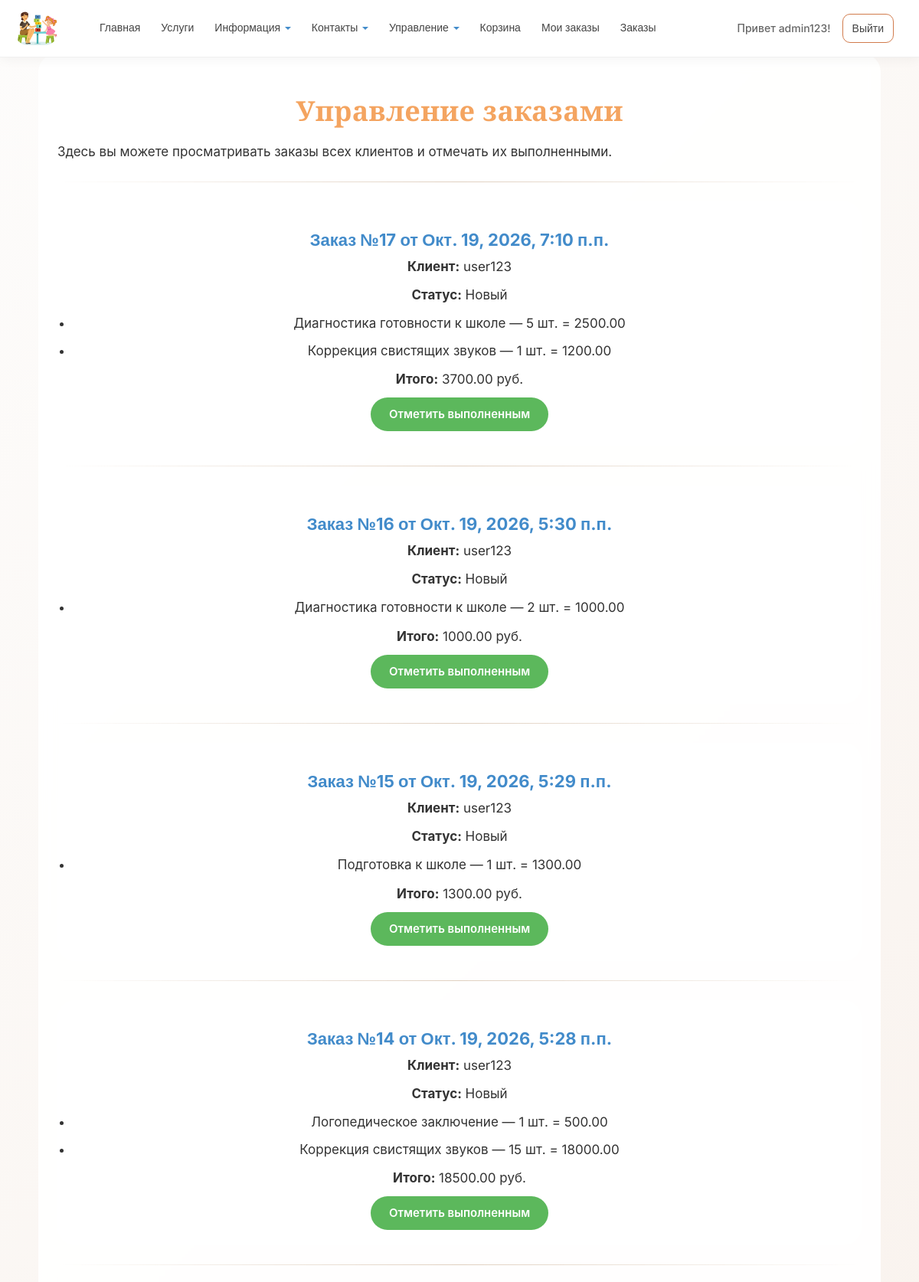
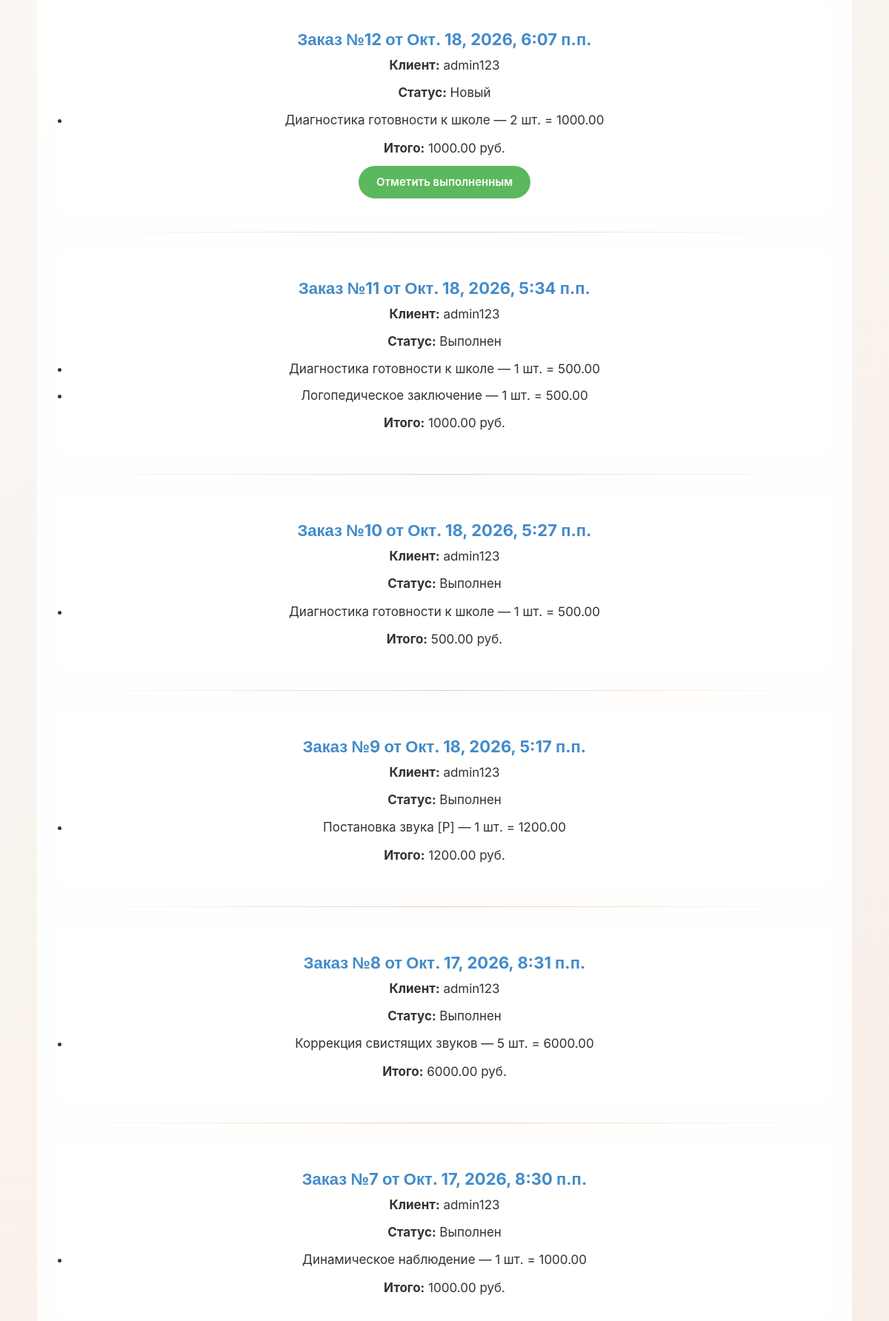
The app's page /manage/orders/ (signed in, upper part) with its own data (2 pictures, top to bottom).
### app/models.py (models this page shows, shortened)
class Order(models.Model):
    STATUS_CHOICES = (
        ('cart', 'Корзина'),
        ('new', 'Новый'),
        ('done', 'Выполнен'),
    )
    customer = models.ForeignKey(
        User, null=True, blank=True,
        on_delete=models.SET_NULL,
        verbose_name="Клиент"
    )
    date = models.DateTimeField(default=datetime.now, verbose_name="Дата создания")
    status = models.CharField(max_length=10, choices=STATUS_CHOICES,
                              default='cart', verbose_name="Статус")
    comment = models.TextField(blank=True, verbose_name="Комментарий к заказу")
    def total(self):
        return sum(item.subtotal() for item in self.orderitem_set.all())
    class Meta:
        verbose_name = "Заказ"
        verbose_name_plural = "Заказы"
        ordering = ["-date"]

class OrderItem(models.Model):
    order = models.ForeignKey(Order, on_delete=models.CASCADE, verbose_name="Заказ")
    service = models.ForeignKey(Service, on_delete=models.CASCADE, verbose_name="Услуга")
    quantity = models.PositiveIntegerField(default=1, verbose_name="Количество")
    def subtotal(self):
        price = self.service.price or 0
        return price * self.quantity
    class Meta:
        verbose_name = "Позиция заказа"
        verbose_name_plural = "Позиции заказа"

class Service(models.Model):
    category = models.ForeignKey(ServiceCategory, on_delete=models.CASCADE, verbose_name="Категория", related_name='services')
    name = models.CharField("Название услуги", max_length=100)
    short_description = models.TextField("Краткое описание")
    description = models.TextField("Полное описание")
    price = models.DecimalField(verbose_name="Цена", max_digits=10,decimal_places=2,blank=True, help_text="Можно оставить пустым, если услуга бесплатная",null=True)
    image = models.FileField(verbose_name = "Путь к картинке", blank=True)
    duration = models.CharField("Длительность", max_length=100, blank=True)
    age_group = models.CharField("Возрастная группа", max_length=100, blank = True)
    class Meta:
        verbose_name = "Услуга"
        verbose_name_plural = "Услуги"
        ordering = ['category','name']

### app/views.py (the view)
# urls.py: path('manage/orders/', views.orders_manage, name='orders_manage'),
@staff_member_required
def orders_manage(request):
    orders = Order.objects.exclude(status='cart').order_by('-date')
    return render(request, 'app/cart/orders_manage.html', {
        'orders': orders, 'year': datetime.now().year,
    })

### app/templates/app/cart/orders_manage.html
{% extends "app/layout.html" %}
{% block content %}
<h1 class="title">Управление заказами</h1>
<p class="description">Здесь вы можете просматривать заказы всех клиентов и отмечать их выполненными.</p>
{% for order in orders %}
<hr />
<div class="info-block">
    <h2 class="subtitle">Заказ №{{ order.id }} от {{ order.date }}</h2>
    <p class="description">
        <b>Клиент:</b>
        {% if order.customer %}{{ order.customer.username }}
        {% else %}<i>удалённый клиент</i>{% endif %}
    </p>
    <p class="description"><b>Статус:</b> {{ order.get_status_display }}</p>
    <ul class="description">
        {% for item in order.orderitem_set.all %}
        <li>{{ item.service.name }} — {{ item.quantity }} шт. = {{ item.subtotal }}</li>
        {% endfor %}
    </ul>
    <p class="description"><b>Итого:</b> {{ order.total }} руб.</p>
    {% if order.status == 'new' %}
    <a href="{% url 'order_done' order.id %}" class="btn-base btn-green">Отметить выполненным</a>
    {% endif %}
</div>
{% empty %}
<p class="description">Заказов нет.</p>
{% endfor %}
{% endblock %}

### app/templates/app/auth/loginpartial.html (shortened to what this page needs)
{% if user.is_authenticated %}
<form id="logoutForm" action="/logout/" method="post" class="navbar-right">
    <ul class="nav navbar-nav navbar-right">
        <li><span class="navbar-brand">Привет {{ user.username }}!</span></li>
        <li><a href="javascript:document.getElementById('logoutForm').submit()">Выйти</a></li>
    </ul>
</form>
{% else %}
<ul class="nav navbar-nav navbar-right">
    <li><a href="{% url 'login' %}">Войти</a></li>
</ul>
{% endif %}

### app/static/app/content/site.css (style rules this page uses)
* { margin: 0; padding: 0; box-sizing: border-box; font-family: 'Inter', -apple-system, BlinkMacSystemFont, 'Segoe UI', Roboto, sans-serif; }
body { font-weight: 400; background: linear-gradient(135deg, #fdfcfb 0%, #f5e9e0 100%); display: flex; flex-direction: column; min-height: 100vh; padding-top: 70px; color: #2d2d2d; line-height: 1.6; }
.title { font-family: 'Playfair Display', serif; font-weight: 700; text-align: center; margin: 25px 0 20px; color: sandybrown; font-size: 36px; letter-spacing: 0.3px; }
.subtitle { font-family: 'Inter', sans-serif; font-size: 22px; font-weight: 700; margin: 18px 0 10px; color: #428bca; transition: color 0.3s ease; }
p, .description, li { font-size: 17px; font-weight: 400; line-height: 1.6; color: #333; }
.description li { margin-bottom: 8px; }
.navbar-brand { display: flex; align-items: center; flex-shrink: 0; }
.nav.navbar-nav { display: flex; gap: 3px; list-style: none; flex-wrap: wrap; align-items: center; margin: 0; padding: 10px; }
.nav.navbar-nav li a { font-family: 'Inter', sans-serif; font-weight: 500; font-size: 14px; color: #444; padding: 8px 12px; border-radius: 10px; text-decoration: none; transition: all 0.2s ease; white-space: nowrap; }
.navbar-right { display: flex; align-items: center; gap: 10px; list-style: none; margin: 0; padding: 0; flex-shrink: 0; white-space: nowrap; }
.navbar-right li span.navbar-brand { font-weight: 500; font-size: 14px; color: #666; padding: 8px 12px; }
.navbar-right li a { font-family: 'Inter', sans-serif; font-weight: 500; font-size: 14px; color: #d17b4c; padding: 8px 14px; border-radius: 20px; text-decoration: none; border: 1px solid #d17b4c; transition: all 0.2s ease; white-space: nowrap; }
.btn-base { border: none; padding: 10px 24px; border-radius: 30px; font-weight: 600; font-size: 15px; cursor: pointer; transition: all 0.2s ease; text-decoration: none; display: inline-block; text-align: center; }
a { text-decoration: none; }
.btn-green { background: #5cb85c; color: white !important; }
hr { border: 0; height: 1px; background: linear-gradient(to right, transparent, #e0d0c0, transparent); margin: 25px 0; }
.info-block { text-align: center; margin: 20px 0; padding: 20px; background: rgba(255,255,255,0.5); border-radius: 24px; }

### records on screen
Order: id "17", date "Окт. 19, 2026, 7:10 п.п.", customer.username "user123", status "Новый", total "3700.00", shows "Отметить выполненным"
OrderItem: service.name "Диагностика готовности к школе", quantity "5", subtotal "2500.00"
OrderItem: service.name "Коррекция свистящих звуков", quantity "1", subtotal "1200.00"
Order: id "16", date "Окт. 19, 2026, 5:30 п.п.", customer.username "user123", status "Новый", total "1000.00", shows "Отметить выполненным"
OrderItem: service.name "Диагностика готовности к школе", quantity "2", subtotal "1000.00"
Order: id "15", date "Окт. 19, 2026, 5:29 п.п.", customer.username "user123", status "Новый", total "1300.00", shows "Отметить выполненным"
OrderItem: service.name "Подготовка к школе", quantity "1", subtotal "1300.00"
Order: id "14", date "Окт. 19, 2026, 5:28 п.п.", customer.username "user123", status "Новый", total "18500.00", shows "Отметить выполненным"
OrderItem: service.name "Логопедическое заключение", quantity "1", subtotal "500.00"
OrderItem: service.name "Коррекция свистящих звуков", quantity "15", subtotal "18000.00"
Order: id "12", date "Окт. 18, 2026, 6:07 п.п.", customer.username "admin123", status "Новый", total "1000.00", shows "Отметить выполненным"
OrderItem: service.name "Диагностика готовности к школе", quantity "2", subtotal "1000.00"
Order: id "11", date "Окт. 18, 2026, 5:34 п.п.", customer.username "admin123", status "Выполнен", total "1000.00"
OrderItem: service.name "Диагностика готовности к школе", quantity "1", subtotal "500.00"
OrderItem: service.name "Логопедическое заключение", quantity "1", subtotal "500.00"
Order: id "10", date "Окт. 18, 2026, 5:27 п.п.", customer.username "admin123", status "Выполнен", total "500.00"
OrderItem: service.name "Диагностика готовности к школе", quantity "1", subtotal "500.00"
Order: id "9", date "Окт. 18, 2026, 5:17 п.п.", customer.username "admin123", status "Выполнен", total "1200.00"
OrderItem: service.name "Постановка звука [Р]", quantity "1", subtotal "1200.00"
Order: id "8", date "Окт. 17, 2026, 8:31 п.п.", customer.username "admin123", status "Выполнен", total "6000.00"
OrderItem: service.name "Коррекция свистящих звуков", quantity "5", subtotal "6000.00"
Order: id "7", date "Окт. 17, 2026, 8:30 п.п.", customer.username "admin123", status "Выполнен", total "1000.00"
OrderItem: service.name "Динамическое наблюдение", quantity "1", subtotal "1000.00"

### other values on screen
{{ user.username }} "admin123"
